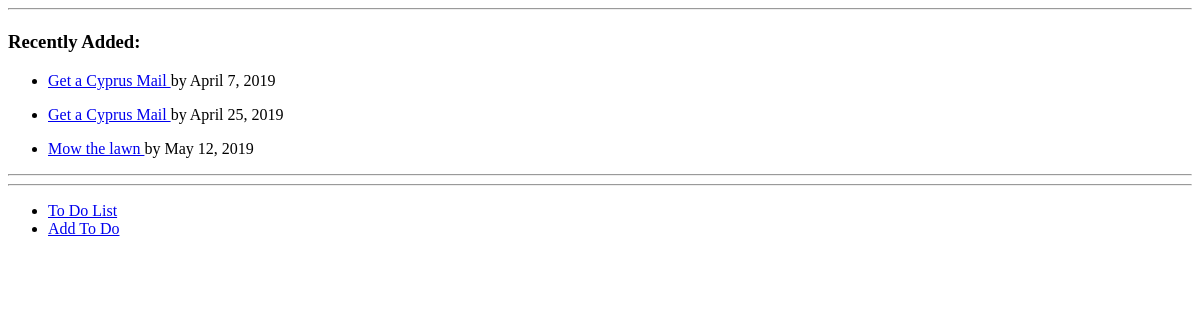
/todo/, run on an earlier commit of the app's database.
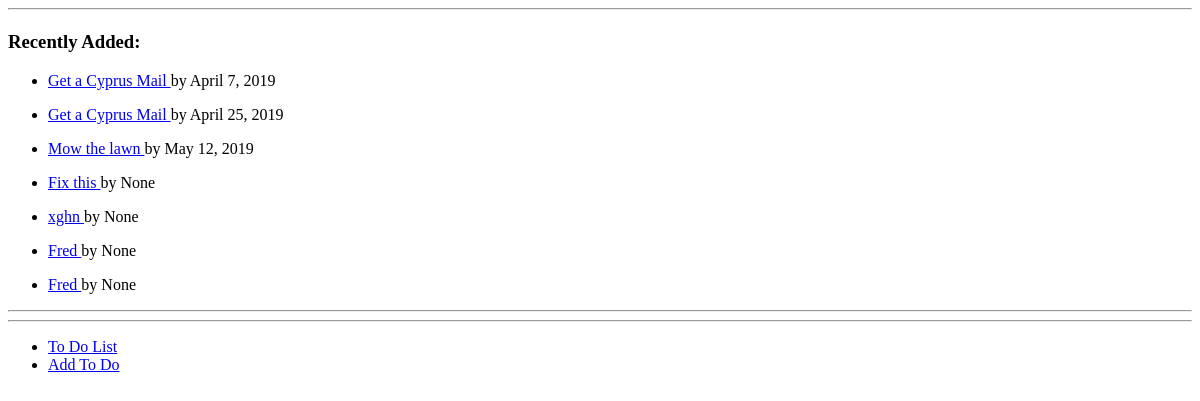
And on a later commit of the database.
### todo/models.py (models this page shows, shortened)
class Todo(models.Model):
	title = models.CharField(max_length=25)
	description = models.CharField(max_length=100)
	creation_date = models.DateField(auto_now_add=True)
	target_completion_date = models.DateField(blank=True, null=True)
	start_date = models.DateField(blank=True, null=True)
	completed = models.BooleanField(default = False)
	completed_date = models.DateField(blank=True, null=True)
	slug = AutoSlugField(populate_from='title', unique = True)

### todo/views.py (the view)
# urls.py: path('', views.index, name='index'),
def index(request):
	latest_todo_list = Todo.objects.order_by('creation_date')[:20]
	context_dict = {'todos': latest_todo_list}
	response = render(request, 'todo/index.html', context_dict)
	return response

### templates/todo/index.html (shortened to what this page needs)
{% extends 'todo/base.html' %}
{% load staticfiles %}
{% block body_block %}
<h1
	<div>
		<h3>Recently Added:</h3>
	</div>
	<div>
	{% if todos %}
	<ul>
		{% for title in todos %}
			<li>
				<p>
					<a href="/todo/show_todo/{{title.slug }}"> {{title.title }} </a>
					by
				{{ title.target_completion_date }}
							</p>
			</li>
		{% endfor %}
	</ul>
	{% else %}
		<strong>There are no todos present.</strong>
	{% endif %}
	</div>
	{% endblock %}

What changed in the data, as far as the page shows it:
added Todo: title "Fix this", target_completion_date "None"
added Todo: title "xghn", target_completion_date "None"
added Todo: title "Fred", target_completion_date "None"
added Todo: title "Fred", target_completion_date "None"
